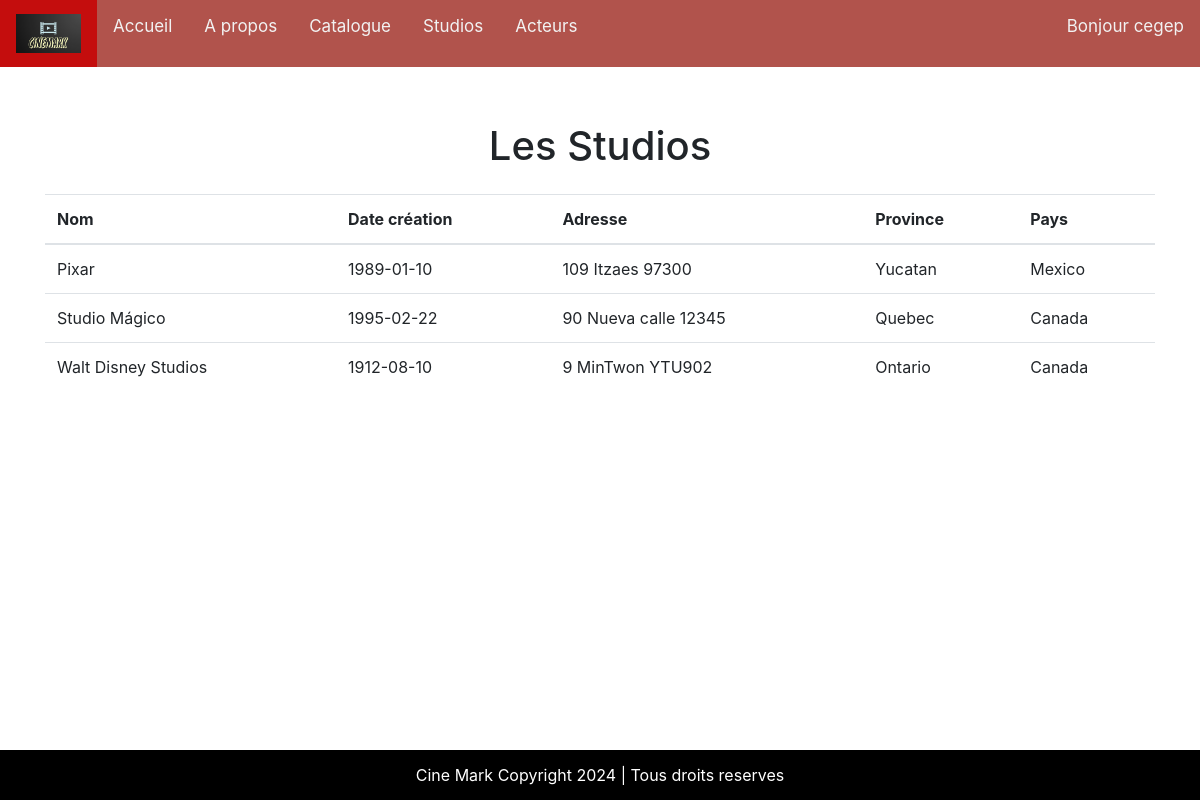
The app's page /studios.php (signed in) with its own data.
### tables this page shows
CREATE TABLE `tbstudio` (
  `noStudio` smallint(6) NOT NULL,
  `nom` varchar(25) NOT NULL,
  `description` varchar(30) DEFAULT NULL,
  `dateCreation` date DEFAULT NULL,
  `noAdress` smallint(6) DEFAULT NULL
);

CREATE TABLE `tbadress` (
  `noAdress` smallint(6) NOT NULL,
  `rue` varchar(40) NOT NULL,
  `noCivique` varchar(10) NOT NULL,
  `codePostal` char(7) DEFAULT NULL,
  `province` varchar(20) DEFAULT NULL,
  `pays` varchar(20) DEFAULT NULL,
  `ville` varchar(20) DEFAULT NULL
);

### studios.php (the view, shortened to what this page needs)
<?php
$xml_studios = simplexml_load_file('./textes/studios.xml');
?>
<!DOCTYPE html>
<html lang="en">
<head>
    <link rel="stylesheet" href="./main.css">
    <link rel="stylesheet" href="https://cdn.jsdelivr.net/npm/bootstrap@4.3.1/dist/css/bootstrap.min.css">
</head>
<body>
    <?php include "./includes/header.php" ?>
    <?php include "./includes/connexion_base_donnees.php"?>
    <div class="container">
        <div class="row" style="margin-top: 5%; display:flex">
            <div class="col-12" style="text-align:center">
                <?php
                    foreach($xml_studios->children() as $title){
                        $text_langue = $title->$langue;
                        if(strval($title->Title) == 'Yes'){
                            echo("
                            <h1>$text_langue</h1>
                            ");
                        }
                    }
                ?>
            </div>
            <div class="col-12 mt-3">
                <table class="table">
                    <thead>
                        <tr>
                        <?php
                            foreach($xml_studios->children() as $text){
                                $langue = "FR";
                                $text_langue = $text->$langue;
                                if(strval($text->Title) == 'No'){
                                    echo("
                                    <th scope='col'>$text_langue</th>
                                    ");
                                }
                            }
                        ?>
                        </tr>
                    </thead>
                    <tbody>
                        <?php
                            $sql = "SELECT *, CONCAT(noCivique,' ', rue , ' ' ,codePostal) AS adress FROM tbStudio JOIN tbAdress ON tbStudio.noAdress = tbAdress.noAdress ORDER BY nom ASC";
                            $response = $connexion->prepare($sql);
                            $response->execute();
                            while($studio = $response->fetch()){
                                $nom = $studio["nom"];
                                $dateCreation = $studio["dateCreation"];
                                $adress = $studio["adress"];
                                $province = $studio["province"];
                                $pays = $studio["pays"];
                                echo("
                                    <tr>
                                        <td>$nom</td>
                                        <td>$dateCreation</td>
                                        <td>$adress</td>
                                        <td>$province</td>
                                        <td>$pays</td>
                                    </tr>
                                ");
                            }
                        ?>
                    </tbody>
                </table>
            </div>
        </div>
    </div>
    <?php include "./includes/footer.php" ?>
</body>
</html>

### main.css (style rules this page uses)
html,body { background-color: #333; margin: 0 !important; padding: 0px !important; height: 100%; }

### records on screen
tbstudio: nom "Pixar", dateCreation "1989-01-10", adress "109 Itzaes 97300", noAdress.province "Yucatan", noAdress.pays "Mexico"
tbstudio: nom "Studio Mágico", dateCreation "1995-02-22", adress "90 Nueva calle 12345", noAdress.province "Quebec", noAdress.pays "Canada"
tbstudio: nom "Walt Disney Studios", dateCreation "1912-08-10", adress "9 MinTwon YTU902", noAdress.province "Ontario", noAdress.pays "Canada"

### other values on screen
$text_button "Accueil"
$text_button "A propos"
$text_button "Catalogue"
$text_hello "Bonjour"
$courreil "cegep"
$text_button "Studios"
$text_button "Acteurs"
$text_langue "Les Studios"
$text_langue "Nom"
$text_langue "Date création"
$text_langue "Adresse"
$text_langue "Province"
$text_langue "Pays"
